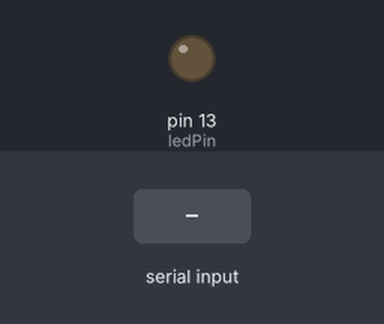
This sketch was run on a simulated Arduino Uno, built with avr-gcc and run on an emulated ATmega328P. On the bench: output pins drawn as LEDs (lit = HIGH). Inputs (shaded band) come from the test bench. What the sketch prints to the serial monitor is not drawn.

Above: at 1.2 s.
1.3 s: "w" received over Serial
At 2.2 s:
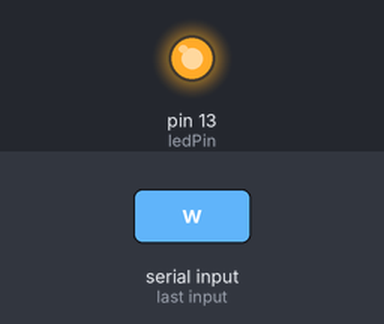
2.8 s: "r" received over Serial
Timing chart, 0 to 5.8 s (numbered marks = the images above; inputs shaded):
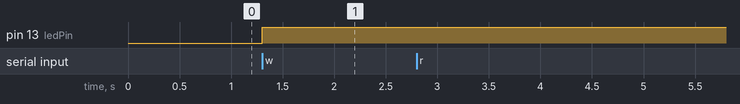

Measured:
- after the input at 1.3 s, pin 13 (ledPin): LOW → HIGH at once
- after the input at 2.8 s, every drawn part: stays the same

The sketch:

sketch_interfaz_vs2010.ino
```cpp
int ledPin = 13;
int val = 0;
int estado = LOW;

void setup() {
  pinMode(ledPin,OUTPUT);
  Serial.begin(9600);
}

void loop () {
  val = Serial.read();

  if (val == 'w') {
    estado = !estado;
    digitalWrite(ledPin,estado);
  }
  if (val == 'r') {
    if (digitalRead(ledPin))
      Serial.print("1");
    else
      Serial.print("0");
  }
}
```
